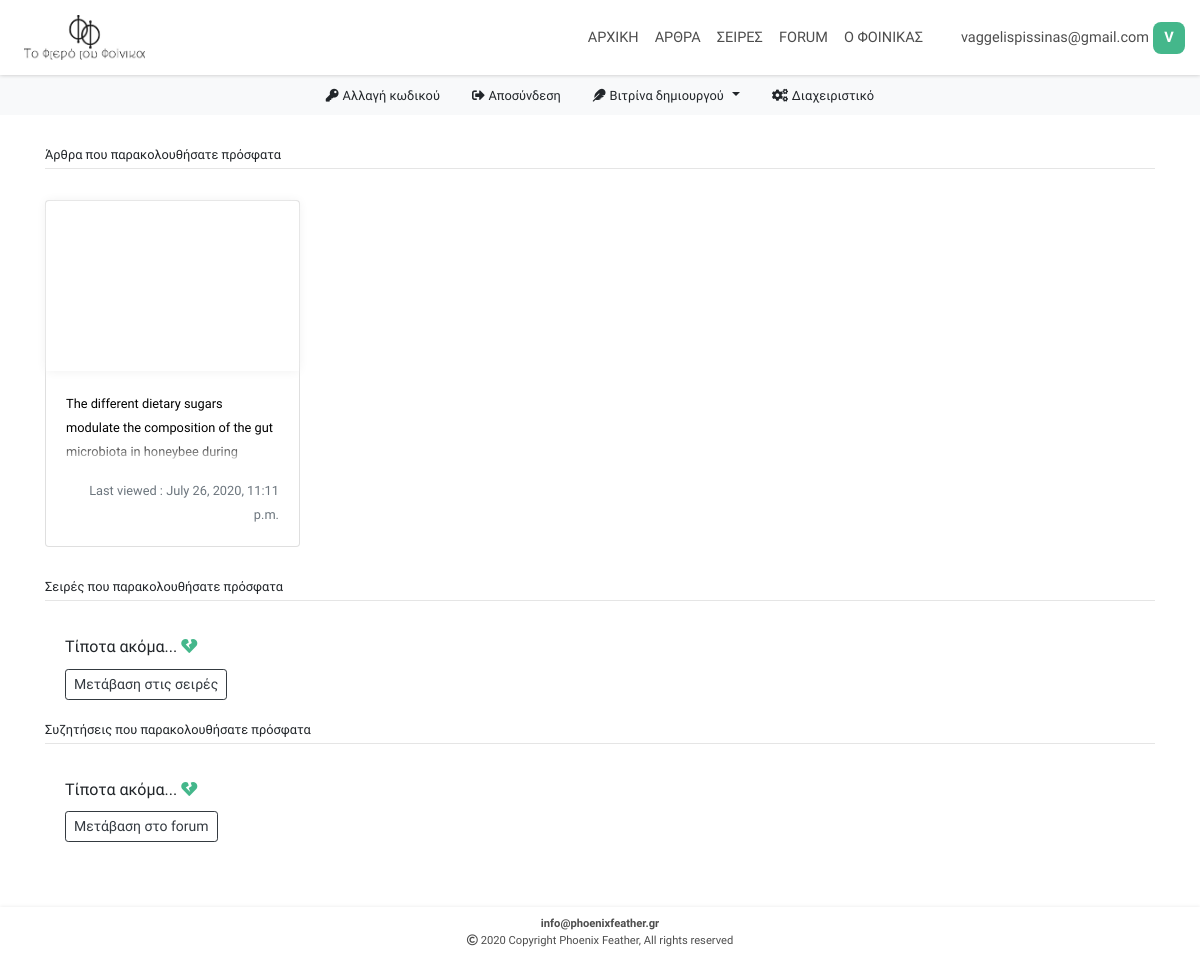
The app's page /accounts/profile/ (signed in), older data.
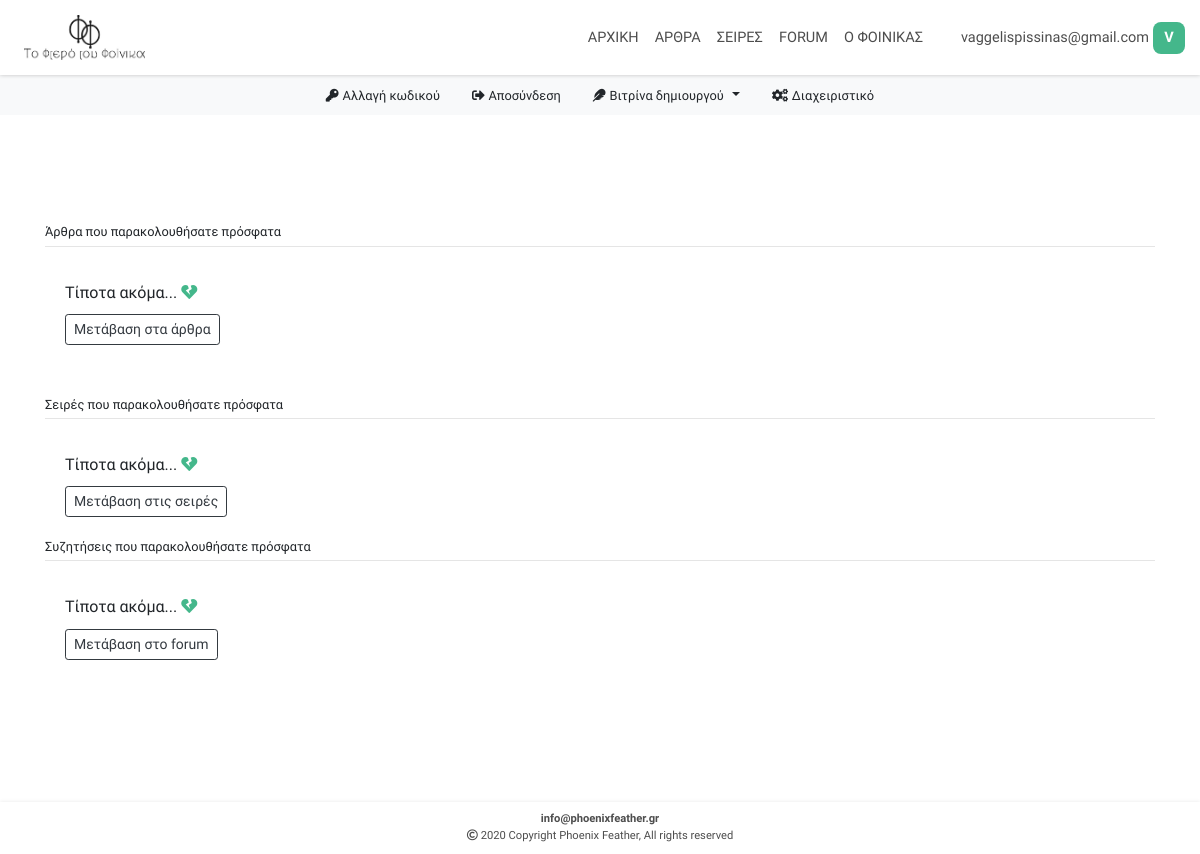
The same page, newer data.
### users/models.py (models this page shows)
class ArticlesViews(models.Model):
    class Meta:
        verbose_name = 'Article view'
        verbose_name_plural = 'Articles views'
    article = models.ForeignKey(Articles, on_delete=models.CASCADE)
    profile = models.ForeignKey(Profile, on_delete=models.CASCADE)
    created = models.DateTimeField(auto_now_add=True)

### articles/models.py (models this page shows, shortened)
class Articles(models.Model, HitCountMixin):
    class Meta:
        verbose_name = 'Article'
        verbose_name_plural = 'Articles'
    category = models.ForeignKey(ArticlesCategories, on_delete=models.SET_NULL, null=True, blank=True)
    title = models.CharField(max_length=150,unique=True)
    search = models.CharField(default='',editable=False,max_length=472)
    slug = models.SlugField(editable=False,max_length=150)
    subtitle = models.CharField(max_length=256, blank=True)
    image = models.ImageField(upload_to = "Articles_Images", default='')
    use_image_as_background_in_article = models.BooleanField(default=True)
    article = models.TextField()
    tags = TaggableManager(blank=True)
    created = models.DateTimeField(auto_now_add=True)
    updated = models.DateTimeField(auto_now=True)
    publish_date = models.DateTimeField()
    author = models.CharField(editable=False, default='', max_length=64)
    approved = models.BooleanField(default=False)
    def image_tag(self):
        return mark_safe(f'<div style="width:80px; height:50px; background-image:url({self.image.url}); background-position: center; background-size: cover;"></div>')
    image_tag.short_description = 'Image preview'

### users/views.py (the view)
# urls.py: path('profile/', views.profile, name='profile'),
@login_required
def profile(request):
    profile = Profile.objects.get(user__email=request.user.email)
    viewed_articles = ArticlesViews.objects.filter(profile=profile).order_by('-created')[:4]
    viewed_courses = CoursesViews.objects.filter(profile=profile).order_by('-created')[:4]
    viewed_discussions = DiscussionViews.objects.filter(profile=profile).order_by('-created')[:4]
    context = {'profile':profile, 'viewed_articles':viewed_articles, 'viewed_courses':viewed_courses , 'viewed_discussions':viewed_discussions}
    return render(request, 'users/profile.html', context)

### users/templates/users/profile.html (shortened to what the changed rows need)
{% extends 'articles/base.html' %}
{% load static %}
{% load crispy_forms_tags %}
{% load thumbnail %}
{% block links %}
<link rel="stylesheet" href="{% static 'users/css/profile.css' %}">
<link rel="stylesheet" href="{% static 'articles/css/custom-buttons.css' %}">
{% endblock %}
{% block main %}
  <div id="profile">
    <div class="container">
      <div style="border: none !important; margin-bottom: 30px;" class="card">
        {% if viewed_articles %}
        <div style="padding:0;" class="card-body">
          <div class="row">
            {% for view in viewed_articles %}
              <div class="col-12 col-sm-6 col-xl-3">
                <a href="{% url 'article' view.article.slug %}">
                  <div style="margin-top:15px;" class="card viewed-card">
                    {% thumbnail view.article.image "500x500" quality=91 as im %}
                    <div class="viewed-image-div" style="background-image: url({{im.url}});">
                    </div>
                    {% endthumbnail %}
                    <div class="card-body" style="display: flex; flex-direction: column; justify-content: space-between;">
                      <div class="fade-div">
                        <small class="viewed-title" style="color: black;">{{view.article.title}}</small>
                        <p class="fade-effect"></p>
                      </div>
                      <div class="text-muted text-right last-viewed-date" >
                        <small>Last viewed : {{view.created}}</small>
                      </div>
                    </div>
                  </div>
                </a>
              </div>
            {% endfor %}
          </div>
        </div>
        {% else %}
        <div class="card-body">
          <h6 class="card-title">Τίποτα ακόμα... <span style="color: #44b78b;"><i class="fas fa-heart-broken"></i></span></h6>
          <div style="width: 100%;" class="">
            <a href="{% url 'articles' %}" class="btn btn-sm btn-outline-dark">Μετάβαση στα άρθρα</a>
          </div>
        </div>
        {% endif %}
      </div>
  </div>
</div>
{% endblock %}

Row changes from the older to the newer data that the page shows:
removed ArticlesViews: article "The different dietary sugars modulate the composition of the gut microbiota in honeybee during…", created "July 26, 2020, 11:11 p.m."
Text that changed along with them:
text now shown: "Τίποτα ακόμα... Μετάβαση στα άρθρα"
